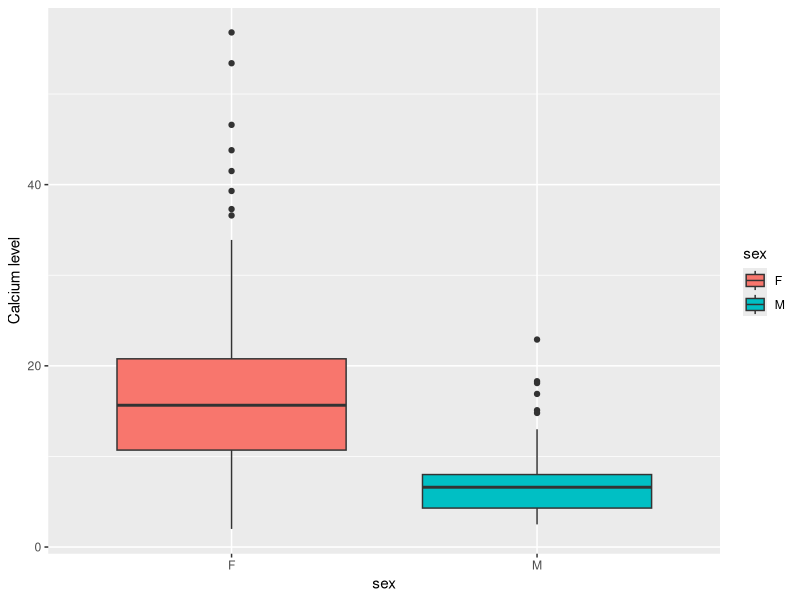
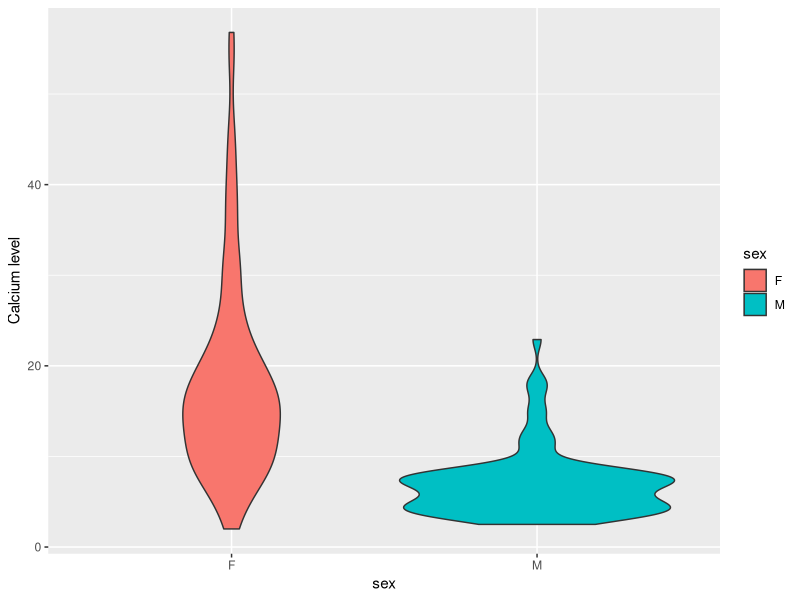
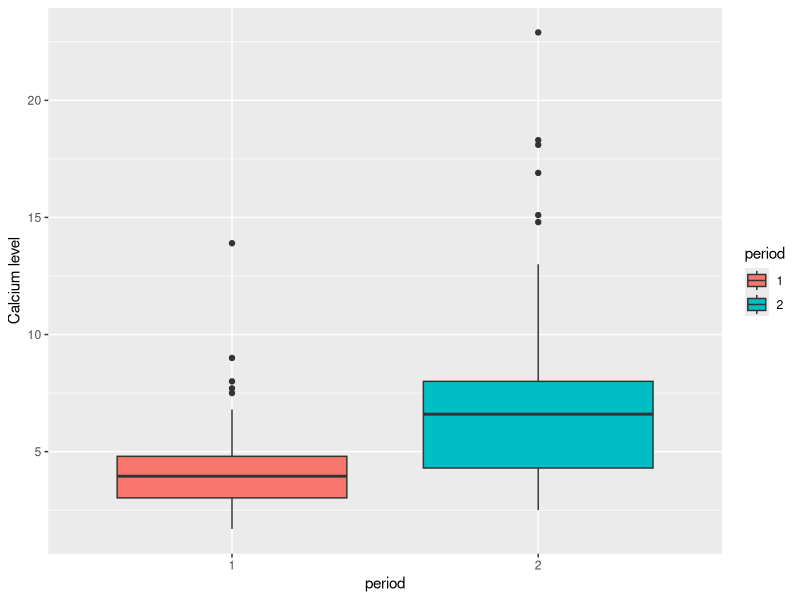
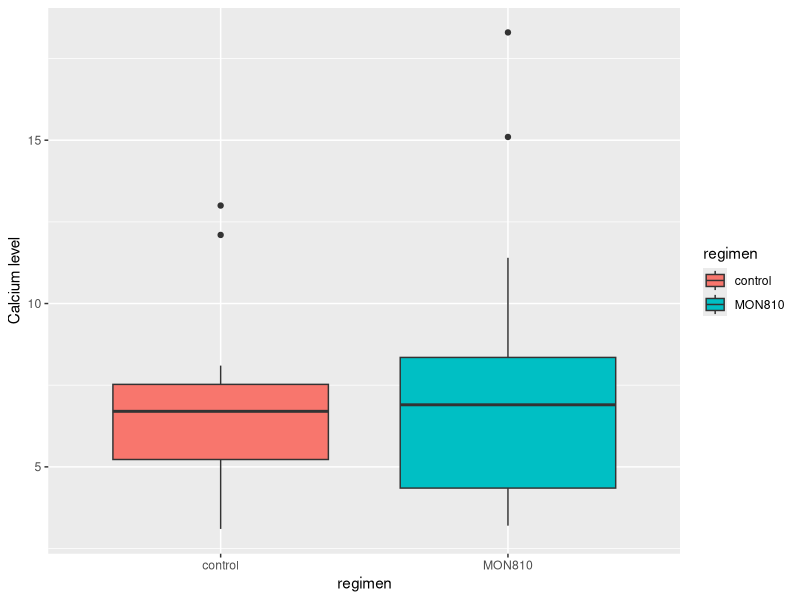
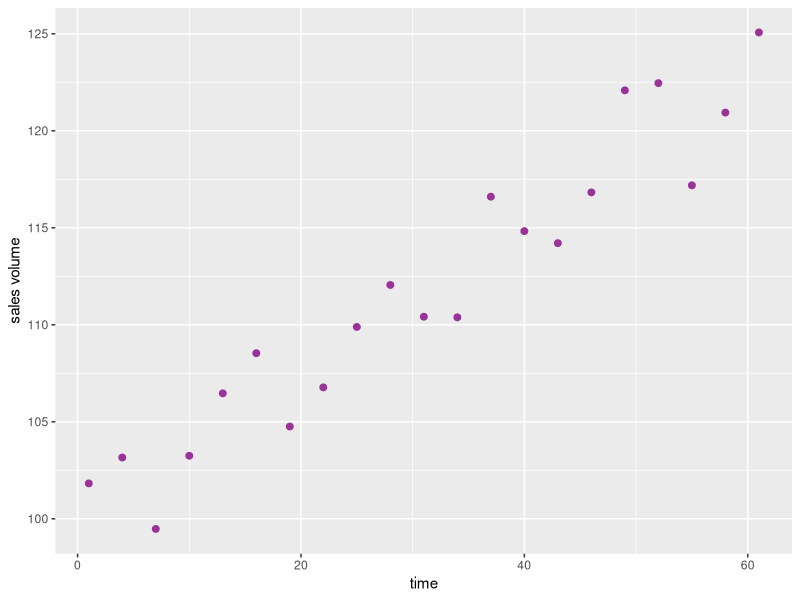
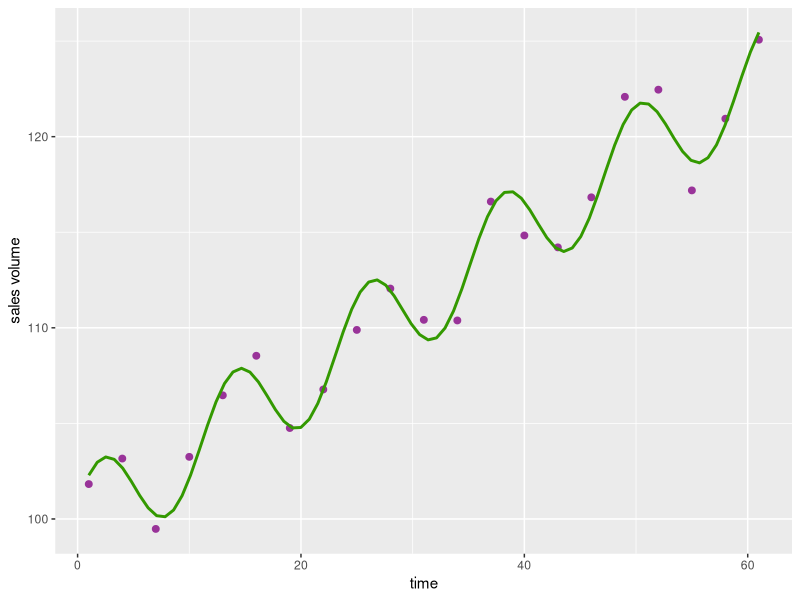
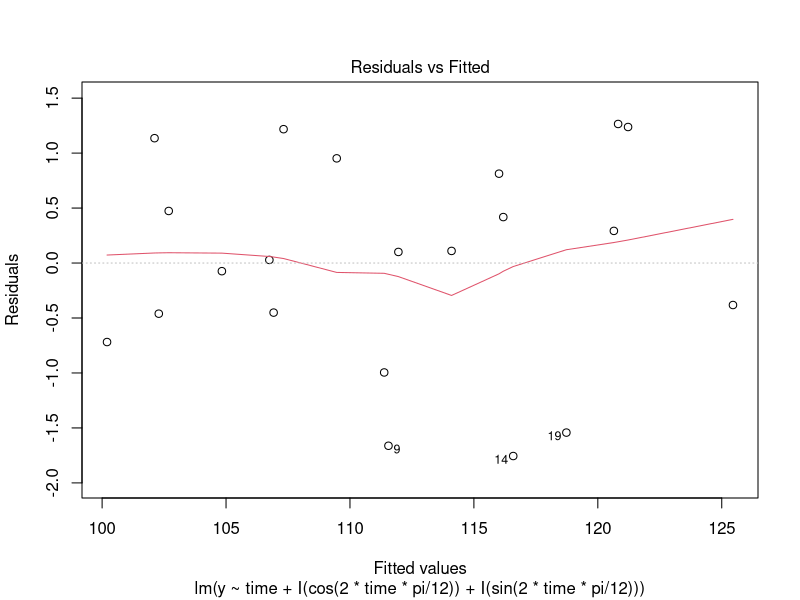
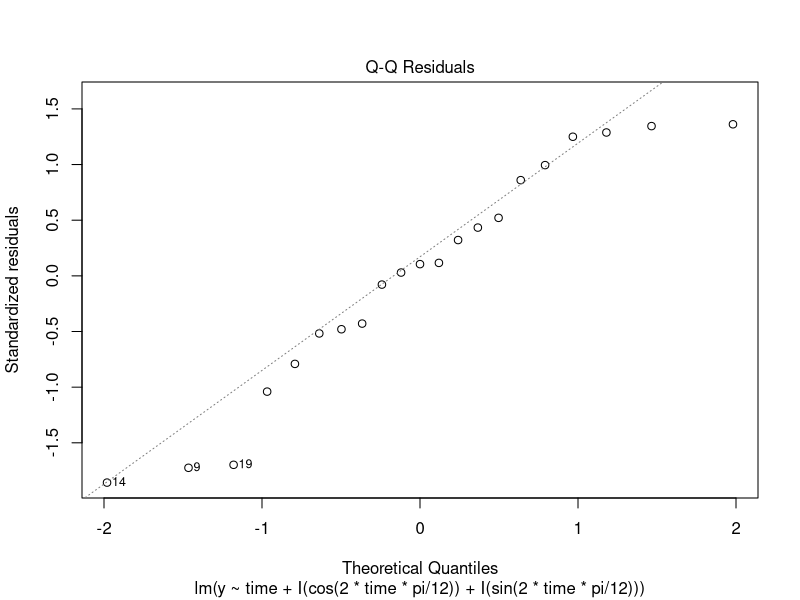

Write R code to recreate these figures, in order.
## ---- chunk 1
library(tidyverse)
library(lme4)
library(pwr)
## ---- chunk 2
MON810 <- readr::read_csv("MON810.csv", show_col_types = FALSE)
rmarkdown::paged_table(MON810)
## ---- chunk 3



( MON810%>% filter(period == 2))%>%ggplot() + aes(x = sex, y = CALCIUM) + geom_boxplot(aes(fill = sex)) + ylab("Calcium level")

## ---- chunk 4
(MON810 %>% filter(period == "2")) %>% ggplot() + aes(x = sex, y = CALCIUM) + geom_violin(aes(fill = sex)) + ylab("Calcium level")

## ---- chunk 5

male_period2 = ( MON810%>% filter(period == 2 & sex =="M")) $"CALCIUM"
female_period2 =  (MON810%>% filter(period == 2 & sex =="F")) $"CALCIUM"

wilcox.test(male_period2,female_period2,alternative = "two.sided")
## ---- chunk 6
wilcox.test(male_period2,female_period2,alternative = "greater")
## ---- chunk 7

male = ( MON810%>% filter(sex == "M"))
male$period = as.factor(male$period)
male %>%ggplot() + aes(x = period, y = CALCIUM) + geom_boxplot(aes(fill = period)) + ylab("Calcium level")


## ---- chunk 8
male_period1 = ( MON810%>% filter(period == 1 & sex =="M")) $"CALCIUM"
male_period2 = ( MON810%>% filter(period == 2 & sex =="M")) $"CALCIUM"
wilcox.test(male_period1,male_period2,alternative = "two.sided")
## ---- chunk 9
regimen = MON810%>%filter((regimen=="control" | regimen=="MON810")&period=="2"&sex=="M")

regimen %>%ggplot() + aes(x = regimen, y = CALCIUM) + geom_boxplot(aes(fill = regimen)) + ylab("Calcium level")
## ---- chunk 10
mon810 = ( MON810%>% filter(period == 2 & sex =="M" & regimen == "MON810"))$"CALCIUM"
control = ( MON810%>% filter(period == 2 & sex =="M" & regimen =="control" ))$"CALCIUM"

wilcox.test(control,mon810,alternative = "two.sided")

## ---- chunk 11
pwr.t.test(n = 10, d = 1, type = "two.sample",alternative="two.sided")
## ---- chunk 12
pwr.t.test(n = 20, d = 1, type = "two.sample",alternative="two.sided")
## ---- chunk 13
pwr.t.test(power = 0.8, d = 1)
## ---- chunk 14
do_all_comparisons <- function(data) {
  map(names (data)[5:51], 
    function(g) {
      ### TEST1
    male_period2 <- filter(data, period == 2 & sex =="M" ) %>% pull(g)
    female_period2 <- filter(data, period == 2 & sex =="F" ) %>% pull(g)
    test1 <- t.test (male_period2,female_period2)
    
    male_period1 <- filter(data, period == 1 & sex =="M")%>% pull(g)
    test2 <- t.test (male_period1,male_period2)
    
    mon810 <- filter(data,period == 2 & sex =="M" & regimen == "MON810")%>% pull(g)
    control <- filter(data,period == 2 & sex =="M" & regimen == "control")%>% pull(g)
    test3 <- t.test (mon810,control)
    
    data.frame(
        regime    = g,
        p_val_test1 = test1$p.value,
        p_val_test2 = test2$p.value,
        p_val_test3 = test3$p.value
      ) %>% bind_rows()
    
  }) %>% bind_rows() 
}
## ---- chunk 15
all_comparisons <- do_all_comparisons(MON810)
all_comparisons %>% rmarkdown::paged_table(options = list(rows.print = 10))
## ---- chunk 16
for (col in names (all_comparisons)[2:4]){
  all_comparisons[,paste("bonferroni",col)] <- p.adjust(all_comparisons %>% pull(col), method = "bonferroni")
  
  all_comparisons [,paste("BH",col)] <- p.adjust(all_comparisons%>% pull(col), method = "BH")
}

all_comparisons %>% rmarkdown::paged_table(options = list(rows.print = 10))

## ---- chunk 17

alpha <- 0.05

non_significant_test <- data.frame(
  
  Corrections = c("Bonferroni","BH"),
  
  Test1 = c(sum(all_comparisons$"bonferroni p_val_test1" < alpha),sum(all_comparisons$"BH p_val_test1" < alpha)),
  
  Test2 = c(sum(all_comparisons$"bonferroni p_val_test2" < alpha),sum(all_comparisons$"BH p_val_test2" < alpha)),
  
  Test3 = c(sum(all_comparisons$"bonferroni p_val_test3" < alpha),sum(all_comparisons$"BH p_val_test3" < alpha))
  
)




non_significant_test %>% rmarkdown::paged_table()
## ---- chunk 18
sales1 <- readr::read_csv("sales1.csv", show_col_types = FALSE)
rmarkdown::paged_table(sales1)
## ---- chunk 19
sales_plot <- sales1 %>% 
  ggplot() +  aes(x = time, y = y) + 
  geom_point(size = 2, colour="#993399") +  xlab("time") + ylab("sales volume")
sales_plot
## ---- chunk 20
lm0 = lm(y~1,data=sales1)
lm1 = lm(y ~ poly(time, degree = 1), data = sales1)
lm2 = lm(y ~ poly(time, degree = 2), data = sales1)
lm3 = lm(y ~ poly(time, degree = 3), data = sales1)
lm4 = lm(y ~ poly(time, degree = 4), data = sales1)

## ---- chunk 21
anova(lm0,lm1)
## ---- chunk 22
anova(lm1,lm2)
## ---- chunk 23
anova(lm2,lm3)
## ---- chunk 24
anova(lm1,lm3)
## ---- chunk 25
AIC(lm0,lm1,lm2,lm3,lm4)
## ---- chunk 26
BIC(lm0,lm1,lm2,lm3,lm4)
## ---- chunk 27
improved_lm <- lm(y ~ time + I(cos(2*time*pi/12)) + I(sin(2*time*pi/12)),data = sales1)
summary <- summary(improved_lm)
summary
## ---- chunk 28
sales_plot +   geom_smooth(method = "lm", formula = y ~ x + I(cos(2*x*pi/12)) + I(sin(2*x*pi/12)), se = FALSE, colour="#339900")

## ---- chunk 29
plot (improved_lm,which = 1:4)
## ---- chunk 30
anova (lm1,improved_lm)
## ---- chunk 31
improved_lm <- lm(y ~ 0 +  time + I(cos(2*time*pi/12) - 1) + I(sin(2*time*pi/12)) + offset(rep(100, length(time))),data = sales1)
summary <- summary(improved_lm)
summary
## ---- chunk 32
## Add time =0 and y = 100
sales1[22,1] = 0
sales1[22,]$y = 100


## Plot the new model 
sales_plot <- sales1 %>% 
  ggplot() +  aes(x = time, y = y) + 
  geom_point(size = 2, colour="#993399") +  xlab("time") + ylab("sales volume")


sales_plot +   geom_smooth(method = "lm", formula = y ~ 0 +  x + I(cos(2*x*pi/12) - 1) + I(sin(2*x*pi/12)) + offset(rep(100, length(x))), se = FALSE, colour="#339900")
## ---- chunk 33
sales30 <- readr::read_csv("sales30.csv", show_col_types = FALSE) %>% mutate(id = as.factor(id))
rmarkdown::paged_table(sales30)
## ---- chunk 34
sales_plot2 <- sales30[1:126,] %>% 
  ggplot() +  aes(x = time, y = y, color = id)  +  geom_point(size = 3) + xlab("time") + ylab("sales volume") 
sales_plot2  + geom_line()
## ---- chunk 35
classical_model <- lm(y ~ time + I(cos(2*time*pi/12)) + I(sin(2*time*pi/12)),data = sales30)
summary <- summary(classical_model)
summary
## ---- chunk 36
sales30 %>% 
  ggplot() +  aes(x = time, y = y, color = id)  +  geom_point(size = 1) + xlab("time") + ylab("sales volume") + geom_line(aes(x = time, y = predict(classical_model), color = id))  + facet_wrap(~id)

## ---- chunk 37
lmem1 <- lmer(y ~ 1 + time + I(cos(2*time*pi/12)) + I(sin(2*time*pi/12)) + (1 + time|id) ,data = sales30) 
summary(lmem1)
## ---- chunk 38
lmem2 <- lmer(y ~ 1 + time + I(cos(2*time*pi/12))  + I(sin(2*time*pi/ 12)) +(1 + time + I(cos(2*time*pi/12))|id) ,data = sales30) 
summary(lmem2)
## ---- chunk 39
lmem3 <- lmer(y ~ 1 + time + I(cos(2*time*pi/12))  + I(sin(2*time*pi/ 12))+ (1 + time + I(sin(2*time*pi/12))|id) ,data = sales30) 
summary(lmem3)
## ---- chunk 40
lmem4 <- lmer(y ~ 1 + time + I(cos(2*time*pi/12))  + I(sin(2*time*pi/ 12))+ (1 + time + I(sin(2*time*pi/12)) + I(cos(2*time*pi/12))|id)  ,data = sales30) 
summary(lmem4)
## ---- chunk 41
BIC(lmem1,lmem2,lmem3,lmem4)
## ---- chunk 42
AIC(lmem1,lmem2,lmem3,lmem4)
## ---- chunk 43


 sales30 %>% 
  ggplot() +  aes(x = time, y = y, color = id) + 
  geom_point(size = 1) +  xlab("time") + ylab("sales volume") + geom_line(aes(x = time, y = predict(lmem3), color = id)) + facet_wrap(~id)
